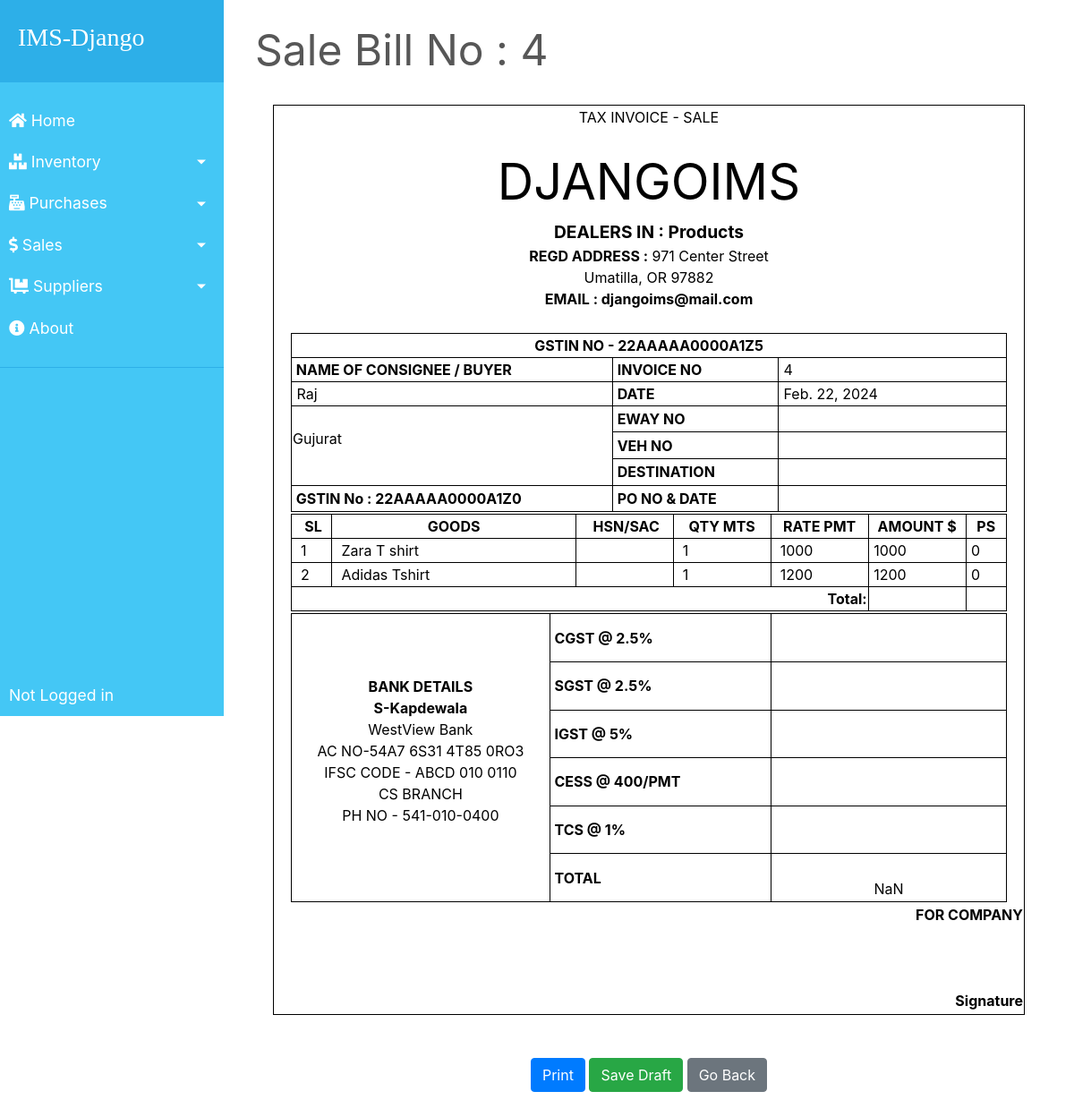
The page /transactions/sales/4 on the database its author committed.
### transactions/models.py (models this page shows, shortened)
class SaleBill(models.Model):
    billno = models.AutoField(primary_key=True)
    time = models.DateTimeField(auto_now=True)
    name = models.CharField(max_length=150)
    phone = models.CharField(max_length=12)
    address = models.CharField(max_length=200)
    email = models.EmailField(max_length=254)
    gstin = models.CharField(max_length=15)

class SaleBillDetails(models.Model):
    billno = models.ForeignKey(SaleBill, on_delete = models.CASCADE, related_name='saledetailsbillno')
    eway = models.CharField(max_length=50, blank=True, null=True)
    veh = models.CharField(max_length=50, blank=True, null=True)
    destination = models.CharField(max_length=50, blank=True, null=True)
    po = models.CharField(max_length=50, blank=True, null=True)
    cgst = models.CharField(max_length=50, blank=True, null=True)
    sgst = models.CharField(max_length=50, blank=True, null=True)
    igst = models.CharField(max_length=50, blank=True, null=True)
    cess = models.CharField(max_length=50, blank=True, null=True)
    tcs = models.CharField(max_length=50, blank=True, null=True)
    total = models.CharField(max_length=50, blank=True, null=True)

class SaleItem(models.Model):
    billno = models.ForeignKey(SaleBill, on_delete = models.CASCADE, related_name='salebillno')
    stock = models.ForeignKey(Stock, on_delete = models.CASCADE, related_name='saleitem')
    quantity = models.IntegerField(default=1)
    perprice = models.IntegerField(default=1)
    totalprice = models.IntegerField(default=1)

### inventory/models.py (models this page shows, shortened)
class Stock(models.Model):
    id = models.AutoField(primary_key=True)
    name = models.CharField(max_length=30, unique=True)
    quantity = models.IntegerField(default=1)
    is_deleted = models.BooleanField(default=False)

### transactions/views.py (the view, shortened to what this page needs)
# urls.py: path("sales/<billno>", views.SaleBillView.as_view(), name="sale-bill"),
class SaleBillView(View):
    model = SaleBill
    template_name = "bill/sale_bill.html"
    bill_base = "bill/bill_base.html"
    def get(self, request, billno):
        context = {
            'bill'          : SaleBill.objects.get(billno=billno),
            'items'         : SaleItem.objects.filter(billno=billno),
            'billdetails'   : SaleBillDetails.objects.get(billno=billno),
            'bill_base'     : self.bill_base,
        }
        return render(request, self.template_name, context)

### transactions/templates/bill/sale_bill.html (shortened to what this page needs)
{% extends bill_base %}
{% load static %}
{% block content %}
    <div style="color:#575757; font-style: bold; font-size: 3rem;  border-bottom: 1px solid white;">Sale Bill No : {{ bill.billno }}</div>
    <form method="post">
        <div class="bg">
            <br>
            <div id="printArea" class="bg">
                <table class="outer-box inner-box" style="width: 840px; margin-left: auto; margin-right: auto;">
                    <tbody>
                        <tr style="height: 1px;">
                            <td> <p style="text-align: center;">TAX INVOICE - SALE</p> </td>
                        </tr>
                        <tr style="text-align: center;">
                            <td >
                                <span style="font-size: 350%;">DJANGOIMS</span> <br>
                                <span style="font-size: 120%; font-weight: bold;">DEALERS IN : Products</span> <br>
                                <span style="font-weight: bold;">REGD ADDRESS :</span> 971 Center Street<br>Umatilla, OR 97882<br>
                                <span style="font-weight: bold;">EMAIL : djangoims@mail.com</span> <br><br>
                            </td>
                        </tr>
                        <tr>
                            <td>
                            <table class="outer-box" style="width: 800px; margin-left: auto; margin-right: auto;">
                                <tbody>
                                    <tr>
                                        <td class="inner-box" style="text-align: center; font-weight: bold;" colspan="3">GSTIN NO - 22AAAAA0000A1Z5</td>
                                    </tr>
                                    <tr>
                                        <td class="inner-box" style="width: 50%; font-weight: bold;">&nbsp;NAME OF CONSIGNEE / BUYER</td>
                                        <td class="inner-box" style="width: 25%; font-weight: bold;">&nbsp;INVOICE NO</td>
                                        <td class="inner-box" style="width: 25%;">&nbsp;{{ bill.billno }}</td>
                                    </tr>
                                    <tr>
                                        <td class="inner-box" style="width: 50%;">&nbsp;{{ bill.name }}</td>
                                        <td class="inner-box" style="width: 25%; font-weight: bold;">&nbsp;DATE</td>
                                        <td class="inner-box" style="width: 25%;">&nbsp;{{ bill.time.date }}</td>
                                    </tr>
                                    <tr>
                                        <td class="inner-box" style="width: 50%;" rowspan="3">{{ bill.address|linebreaks }}</td>
                                        <td class="inner-box" style="width: 25%; font-weight: bold;">&nbsp;EWAY NO</td>
                                        <td class="inner-box align-middle" style="width: 25%;"> <input type="text" name="eway" class="align-middle" style="border: 0; overflow: hidden;" value="{% if billdetails.eway %}{{ billdetails.eway }}{% endif %}"> </td>
                                    </tr>
                                    <tr>
                                        <td class="inner-box" style="width: 25%; font-weight: bold;">&nbsp;VEH NO</td>
                                        <td class="inner-box align-middle" style="width: 25%;"> <input type="text" name="veh" class="align-middle" style="border: 0; overflow: hidden;" value="{% if billdetails.veh %}{{ billdetails.veh }}{% endif %}"> </td>
                                    </tr>
                                    <tr>
                                        <td class="inner-box" style="width: 25%; font-weight: bold;">&nbsp;DESTINATION</td>
                                        <td class="inner-box align-middle" style="width: 25%;"> <input type="text" name="destination" class="align-middle" style="border: 0; overflow: hidden;" value=""> </td>
                                    </tr>
                                    <tr>
                                        <td class="inner-box" style="font-weight: bold;">&nbsp;GSTIN No : {{ bill.gstin }} </td>
                                        <td class="inner-box" style="width: 25%; font-weight: bold;">&nbsp;PO NO &amp; DATE</td>
                                        <td class="inner-box align-middle" style="width: 25%;"> <input type="text" name="po" class="align-middle" style="border: 0; overflow: hidden;" value="{% if billdetails.po %}{{ billdetails.po }}{% endif %}"> </td>
                                    </tr>
                                </tbody>
                            </table>
                            </td>
                        </tr>
                        <tr>
                            <td>
                            <table class="outer-box" style="width: 800px; margin-left: auto; margin-right: auto;">
                                <tbody>
                                    <tr>
                                        <td class="inner-box" style="width: 5%; font-weight: bold; text-align: center;">&nbsp;SL</td>
                                        <td class="inner-box" style="width: 30%; font-weight: bold; text-align: center;">GOODS</td>
                                        <td class="inner-box" style="width: 12%; font-weight: bold; text-align: center;">&nbsp;HSN/SAC</td>
                                        <td class="inner-box" style="width: 12%; font-weight: bold; text-align: center;">QTY MTS</td>
                                        <td class="inner-box" style="width: 12%; font-weight: bold; text-align: center;">RATE PMT</td>
                                        <td class="inner-box" style="width: 12%; font-weight: bold; text-align: center;">AMOUNT $</td>
                                        <td class="inner-box" style="width: 5%; font-weight: bold; text-align: center;">PS</td>
                                    </tr>
                                    {% for item in items %}
                                    <tr style="height: auto;">
                                        <td class="inner-box" style="width: 5%;">&nbsp; {{ forloop.counter }}</td>
                                        <td class="inner-box" style="width: 30%;">&nbsp; {{ item.stock.name }}</td>
                                        <td class="inner-box" style="width: 12%;">&nbsp;</td>
                                        <td class="inner-box" style="width: 12%;">&nbsp; {{ item.quantity }}</td>
                                        <td class="inner-box" style="width: 12%;">&nbsp; {{ item.perprice }}</td>
                                        <td class="inner-box" style="width: 12%;">&nbsp;{{ item.totalprice }}</td>
                                        <td class="inner-box" style="width: 5%;">&nbsp;0</td>
                                    </tr>
                                    {% endfor %}
                                    <tr style="height: auto; font-weight: bold;">
                                        <td colspan="5" class="inner-box" style="text-align: right;">Total:</td>
                                        <td class="inner-box" style="width: 12%;">&nbsp;{{ total_sum }}</td>
                                        <td class="inner-box" style="width: 5%;">&nbsp;</td>
                                    </tr>
                                </tbody>
                            </table>
                            </td>
                        </tr>
                        <tr>
                            <td>
                            <table class="outer-box inner-box" style="width: 800px; margin-left: auto; margin-right: auto;">
                                <tbody>
                                    <tr>
                                        <td class="inner-box" style="width: 35%; text-align: center;" rowspan="6">
                                            <p> <span style="font-weight: bold;">BANK DETAILS <br> S-Kapdewala</span> <br>
                                                WestView Bank <br> AC NO-54A7 6S31 4T85 0RO3 <br> IFSC CODE - ABCD 010 0110 <br> CS BRANCH <br> PH NO - 541-010-0400</p>
                                        </td>
                                        <td class="inner-box" style="width: 30%; font-weight: bold;">&nbsp;CGST @ 2.5%</td>
                                        <td class="inner-box align-middle" style="width: 30%;">&nbsp; <input type="text" name="cgst" class="align-middle" pattern="[0-9]+\.[0-9]+" style="border: 0; overflow: hidden;" value="{% if billdetails.cgst %}{{ billdetails.cgst }}{% endif %}"></td>
                                    </tr>
                                    <tr>
                                        <td class="inner-box" style="font-weight: bold;">&nbsp;SGST @ 2.5%</td>
                                        <td class="inner-box align-middle">&nbsp; <input type="text" name="sgst" class="align-middle" pattern="[0-9]+\.[0-9]+" style="border: 0; overflow: hidden;" value="{% if billdetails.sgst %}{{ billdetails.sgst }}{% endif %}"></td>
                                    </tr>
                                    <tr>
                                        <td class="inner-box" style="font-weight: bold;">&nbsp;IGST @ 5% </td>
                                        <td class="inner-box align-middle">&nbsp; <input type="text" name="igst" class="align-middle" pattern="[0-9]+\.[0-9]+" style="border: 0; overflow: hidden;" value="{% if billdetails.igst %}{{ billdetails.igst }}{% endif %}"></td>
                                    </tr>
                                    <tr>
                                        <td class="inner-box" style="font-weight: bold;">&nbsp;CESS @ 400/PMT </td>
                                        <td class="inner-box align-middle">&nbsp; <input type="text" name="cess" class="align-middle" pattern="[0-9]+\.[0-9]+" style="border: 0; overflow: hidden;" value="{% if billdetails.cess %}{{ billdetails.cess }}{% endif %}"></td>
                                    </tr>
                                    <tr>
                                        <td class="inner-box" style="font-weight: bold;">&nbsp;TCS @ 1%</td>
                                        <td class="inner-box align-middle">&nbsp; <input type="text" name="tcs" class="align-middle" pattern="[0-9]+\.[0-9]+" style="border: 0; overflow: hidden;" value="{% if billdetails.tcs %}{{ billdetails.tcs }}{% endif %}"></td>
                                    </tr>
                                    <tr> <td class="inner-box" style="font-weight: bold;">&nbsp;TOTAL</td>
                                        <td class="inner-box align-middle">&nbsp; <input type="text" name="total" class="align-middle" pattern="[0-9]+\.[0-9]+" style="border: 0; overflow: hidden;" value="{% if billdetails.total %}{{ billdetails.total }}{% endif %}"> </td>
                                    </tr>
                                </tbody>
                            </table>
                            </td>
                        </tr>
                        <tr>
                            <td style="text-align: right;">
                                <span style="font-weight: bold;">FOR COMPANY <br><br><br><br> Signature</span>
                            </td>
                        </tr>
                        <tr>
                            <td style="text-align: center;">
                            </td>
                        </tr>
                    </tbody>
                </table>
            </div>
        </div>
        <br><br>
        <div class="wrapper">
            <button class="center btn btn-primary" onclick="printpage('printArea')">Print</button>
            <button class="center btn btn-success" type="submit">Save Draft</button>
            <a href="{% url 'sales-list' %}" class="btn center btn-secondary">Go Back</a>
        </div>
    </form>
{% endblock %}

### homepage/static/css/main.css (style rules this page uses)
body, html { height: 100%; }
p { color: rgb(49, 49, 49); }
a { color: #55b159; }
.align-middle { text-align: center; }

### homepage/static/css/bill.css (style rules this page uses)
.outer-box { border-collapse: collapse; }
.inner-box { border: 1px solid #000; }
.wrapper { text-align: center; }
.center { position: relative; }
.bg { background-color: #fff; color: #000; }
p { background-color: #fff; color: #000; }

### rows shown on the page
SaleBill: billno "4", name "Raj", time "Feb. 22, 2024", address "Gujurat", gstin "22AAAAA0000A1Z0"
SaleBillDetails: total "NaN"
SaleItem: stock.name "Zara T shirt", quantity "1", perprice "1000", totalprice "1000"
SaleItem: stock.name "Adidas Tshirt", quantity "1", perprice "1200", totalprice "1200"
